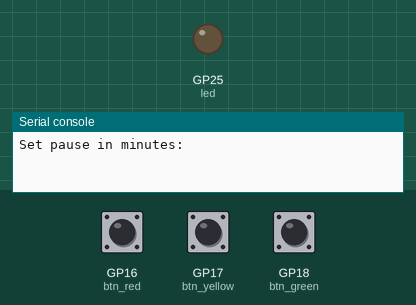
This program was run on a simulated Raspberry Pi Pico running MicroPython. On the bench: output pins drawn as LEDs (lit = HIGH), the last lines printed to the serial console. Inputs (shaded band) come from the test bench; at power-on: GP18 (btn_green) HIGH, GP16 (btn_red) HIGH, GP17 (btn_yellow) HIGH. Random numbers come from a fixed seed.

Above: at 5.0 s.
5.1 s: GP18 (btn_green) pulled LOW for 0.15 s
At 6.1 s:
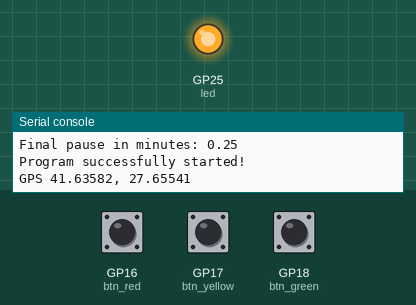
Timing chart, 0 to 8.1 s (numbered marks = the images above; inputs shaded):
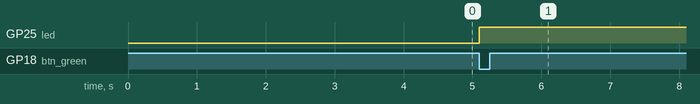

Measured:
- after the input at 5.1 s, GP25 (led): LOW → HIGH at once

The program:

main.py
```python
from machine import Pin
import time
import random
import RGB1602

########## LED ##########
led = Pin(25, Pin.OUT)
# led.on()
# led.off()
# led.toggle()

########## BUTTONS ##########
btn_green = Pin(18, Pin.IN, Pin.PULL_UP)
btn_yellow = Pin(17, Pin.IN, Pin.PULL_UP)
btn_red = Pin(16, Pin.IN, Pin.PULL_UP)

########## LCD RGB 1602 ##########
#lcd = RGB1602.RGB1602(16, 2)
#lcd.setRGB(64, 128, 64)
#lcd.clear()
#lcd.setCursor(0, 0)
#lcd.setCursor(0, 1)
#lcd.printout("Your text here")

########## GPS ##########
def get_gps_coordinates():
    return generate_random_bulgaria_coordinates()

def generate_random_bulgaria_coordinates():
    """Generate random latitude and longitude within Bulgaria."""
    min_lat, max_lat = 41.2354, 44.2155  # Bulgaria's latitude range
    min_lon, max_lon = 22.357, 28.6093   # Bulgaria's longitude range

    latitude = round(random.uniform(min_lat, max_lat), 6)
    longitude = round(random.uniform(min_lon, max_lon), 6)

    return latitude, longitude

#################### MAIN PROGRAM ####################
pause_minutes_list_values = [0.25, 0.5, 1, 2, 5, 10, 15, 20, 30, 45, 60, 120, 180, 240, 360, 1440]
pause_index_curr = 0

def set_pause():
    """Allows user to set pause interval using buttons."""
    global pause_index_curr
    print("Set pause in minutes:")
    time.sleep(2)
    while True:
        if btn_green.value() == 0 or btn_red.value() == 0:
            return
        if btn_yellow.value() == 0:
            pause_index_curr = pause_index_curr + 1 if pause_index_curr + 1 < len(pause_minutes_list_values) else 0
            print(f'Current pause in minutes: {pause_minutes_list_values[pause_index_curr]}')
            time.sleep(0.5)

if __name__ == "__main__":
    try:
        set_pause()
        print(f'Final pause in minutes: {pause_minutes_list_values[pause_index_curr]}')
        print("Program successfully started!")
        while True:
            try:
                led.on()
                latitude, longitude = get_gps_coordinates()
                print(f'GPS {latitude}, {longitude}')

                total_sleep = pause_minutes_list_values[pause_index_curr] * 60
                sleep_step = 0.5
                elapsed = 0

                while elapsed < total_sleep:
                    if btn_red.value() == 0:
                        print("Red button pressed! Exiting...")
                        raise KeyboardInterrupt
                    time.sleep(sleep_step)
                    elapsed += sleep_step
            except KeyboardInterrupt:
                raise
            except Exception as ex:
                led.off()
                print(f"Ooops... Unexpected exception on local level! {str(ex)}")
                time.sleep(60)
    except KeyboardInterrupt:
        print("Keyboard Interrupt... Goodbye!")
    except Exception as ex:
        print(f"Ooops... Unexpected exception on general level! {str(ex)}")
        #continue # In case of unexpected exceptions here, I want to kill the program.
    finally:
        led.off()
```
